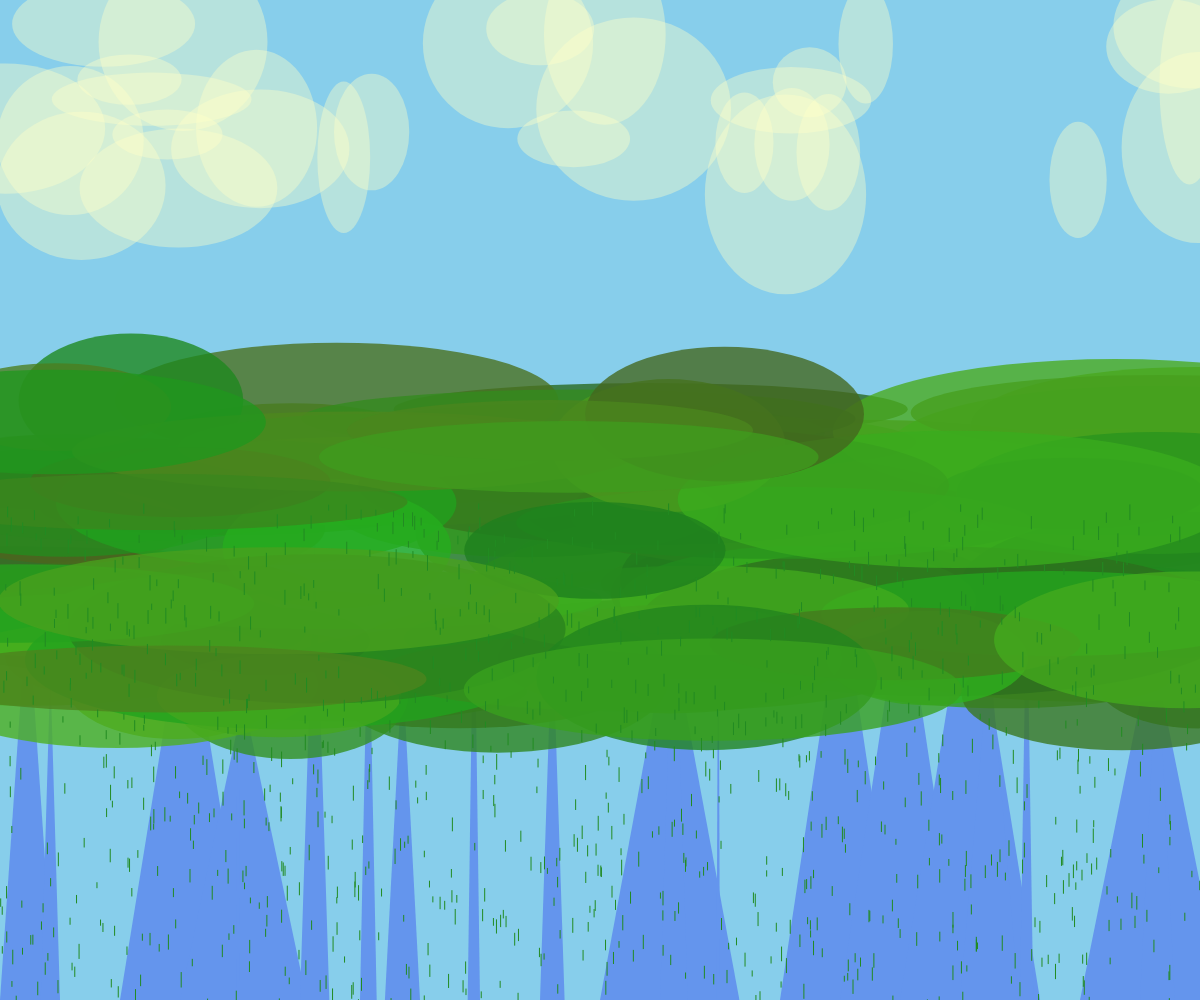
Frame 1 (no input)
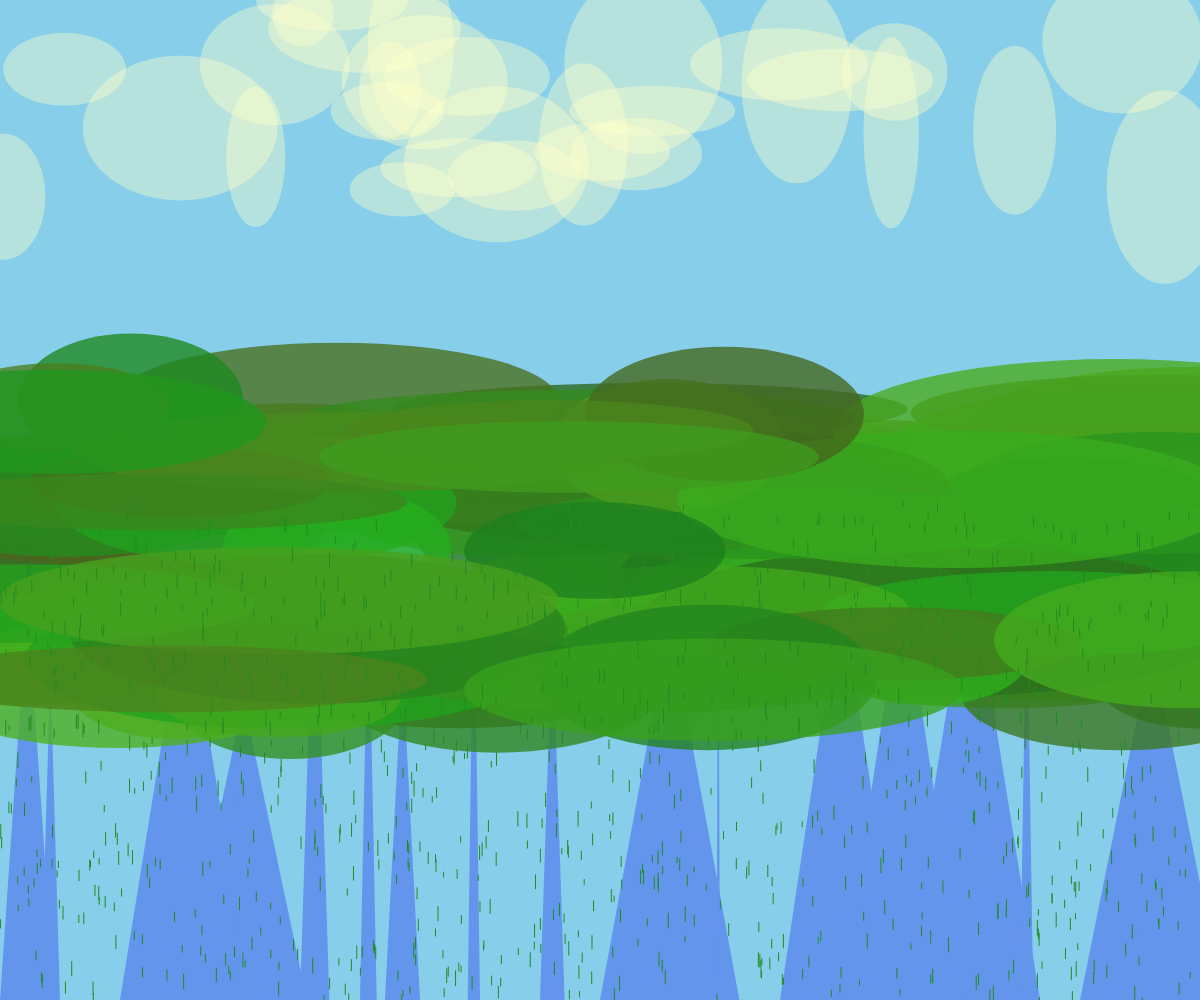
Frame 2 (the mouse pressed at the canvas centre, redrawn once)

The p5.js sketch that drew these frames (run headless with seeded random() and noise() and a simulated clock; the mouse was pressed at the canvas centre and the sketch redrawn once):

// p5.js sketch
// ── sketch.js
let fields = [];
let mountains = [];

function setup() {
  createCanvas(windowWidth, windowHeight);
  noLoop();

  // Generate rolling green fields
  for (let i = 0; i < 100; i++) {
    fields.push({
      x: random(width),
      y: random(height * 0.4, height * 0.7),
      w: random(200, 600),
      h: random(50, 150),
      color: color(random(30, 80), random(100, 180), 30, 200)
    });
  }

  // Generate distant mountain range
  for (let i = 0; i < 20; i++) {
    mountains.push({
      x: i * (width / 20),
      h: random(height * 0.3, height * 0.5),
      w: width / 20 + random(-100, 100)
    });
  }
}

function draw() {
  background(135, 206, 235); // Sky blue

  // Draw distant mountains
  fill(100, 149, 237);
  noStroke();
  for (let m of mountains) {
    beginShape();
    vertex(m.x, height);
    vertex(m.x + m.w / 2, height - m.h);
    vertex(m.x + m.w, height);
    endShape(CLOSE);
  }

  // Draw rolling fields
  for (let f of fields) {
    fill(f.color);
    noStroke();
    ellipse(f.x, f.y, f.w, f.h);
  }

  // Add some sunlit highlights
  fill(255, 255, 200, 100);
  noStroke();
  for (let i = 0; i < 30; i++) {
    ellipse(random(width), random(height * 0.2), random(50, 200), random(50, 200));
  }

  // Add some textured grass patches
  stroke(34, 139, 34);
  strokeWeight(1);
  for (let i = 0; i < 1000; i++) {
    let x = random(width);
    let y = random(height * 0.5, height);
    line(x, y, x, y + random(5, 15));
  }
}
